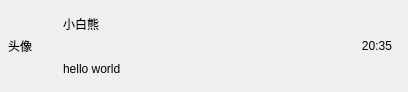
<?xml version="1.0" encoding="UTF-8"?>
<ui version="4.0">
 <class>ChatUserWid</class>
 <widget class="QWidget" name="ChatUserWid">
  <property name="geometry">
   <rect>
    <x>0</x>
    <y>0</y>
    <width>408</width>
    <height>92</height>
   </rect>
  </property>
  <property name="windowTitle">
   <string>Form</string>
  </property>
  <layout class="QHBoxLayout" name="horizontalLayout">
   <property name="spacing">
    <number>5</number>
   </property>
   <property name="leftMargin">
    <number>6</number>
   </property>
   <property name="topMargin">
    <number>2</number>
   </property>
   <property name="rightMargin">
    <number>6</number>
   </property>
   <property name="bottomMargin">
    <number>2</number>
   </property>
   <item>
    <widget class="QWidget" name="icon_wid" native="true">
     <property name="minimumSize">
      <size>
       <width>50</width>
       <height>50</height>
      </size>
     </property>
     <property name="maximumSize">
      <size>
       <width>50</width>
       <height>50</height>
      </size>
     </property>
     <layout class="QHBoxLayout" name="horizontalLayout_2">
      <property name="spacing">
       <number>0</number>
      </property>
      <property name="leftMargin">
       <number>0</number>
      </property>
      <property name="topMargin">
       <number>0</number>
      </property>
      <property name="rightMargin">
       <number>0</number>
      </property>
      <property name="bottomMargin">
       <number>0</number>
      </property>
      <item>
       <widget class="QLabel" name="icon_lb">
        <property name="minimumSize">
         <size>
          <width>45</width>
          <height>45</height>
         </size>
        </property>
        <property name="maximumSize">
         <size>
          <width>45</width>
          <height>45</height>
         </size>
        </property>
        <property name="text">
         <string>头像</string>
        </property>
       </widget>
      </item>
     </layout>
    </widget>
   </item>
   <item>
    <widget class="QWidget" name="user_wid" native="true">
     <layout class="QVBoxLayout" name="verticalLayout">
      <property name="leftMargin">
       <number>2</number>
      </property>
      <property name="topMargin">
       <number>2</number>
      </property>
      <property name="rightMargin">
       <number>2</number>
      </property>
      <property name="bottomMargin">
       <number>2</number>
      </property>
      <item>
       <widget class="QLabel" name="user_name_lb">
        <property name="text">
         <string>小白熊</string>
        </property>
       </widget>
      </item>
      <item>
       <widget class="QLabel" name="user_chat_lb">
        <property name="text">
         <string>hello world</string>
        </property>
       </widget>
      </item>
     </layout>
    </widget>
   </item>
   <item>
    <widget class="QWidget" name="time_wid" native="true">
     <property name="minimumSize">
      <size>
       <width>50</width>
       <height>50</height>
      </size>
     </property>
     <property name="maximumSize">
      <size>
       <width>50</width>
       <height>50</height>
      </size>
     </property>
     <layout class="QHBoxLayout" name="horizontalLayout_3">
      <property name="leftMargin">
       <number>0</number>
      </property>
      <property name="topMargin">
       <number>0</number>
      </property>
      <property name="rightMargin">
       <number>0</number>
      </property>
      <property name="bottomMargin">
       <number>0</number>
      </property>
      <item>
       <widget class="QLabel" name="time_lb">
        <property name="text">
         <string>20:35</string>
        </property>
        <property name="alignment">
         <set>Qt::AlignmentFlag::AlignCenter</set>
        </property>
       </widget>
      </item>
     </layout>
    </widget>
   </item>
  </layout>
 </widget>
 <resources/>
 <connections/>
</ui>
